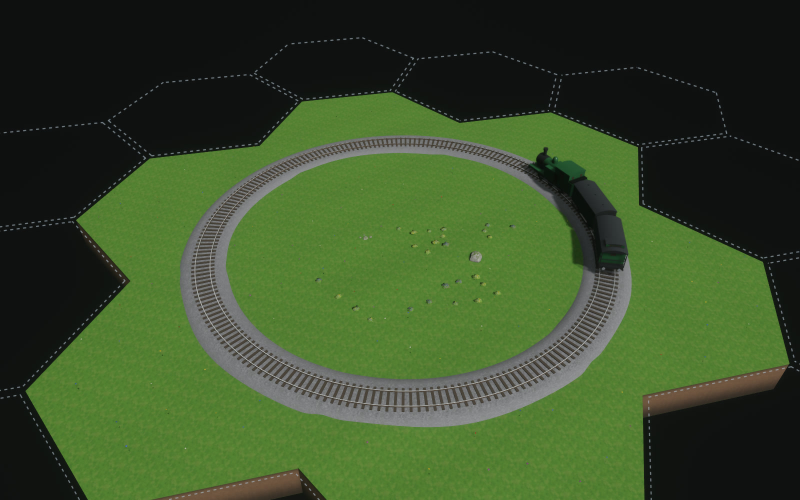
#> input picture docs/checkpoints/rail_bend_120/distance.jpg, 1600 x 1000 px, given in place of ref-2.jpg, which was not available (shown at 1/2 size)
$ python sheet.py
#> lines starting #> are read from the running program, lines starting #| are printed output that depends on the picture; pictures that were not available may be replaced by others from this repository, and a replacement may not be noted
"""rail_bend_120_center owner review sheet (SKILL.md "Owner checkpoints"): the approved bend
reference, the six-view renders (untextured, evidence only), and in engine with tilt-shift off: the
six-bend circle round the start meadow with its train at play distance, the bend close, the whole
train on the curve, eye level beside the track, 6 m close-ups on the sun and shade sides, and the kit scenario's wide bend meeting a rail
straight. Labelled, 3 columns.
Usage: python3 docs/checkpoints/rail_bend_120/sheet.py (from the repo root; needs Pillow)."""
import pathlib

from PIL import Image, ImageDraw

ROOT = pathlib.Path(__file__).resolve().parents[3]
DOCS = ROOT / "docs/checkpoints/rail_bend_120"
RENDERS = ROOT / "assets-source/kit/rail_bend_120_center/renders"
REFS = ROOT / "assets-source/refs/rail"
W, H = 640, 400
CELLS = [
    (REFS / "ref-2.jpg", "reference ref-2 (approved A17: the rail bend look)"),
    (RENDERS / "top.jpg", "six views: top (edge 0 right, edge 2 lower left)"),
    (RENDERS / "three_quarter.jpg", "six views: three-quarter"),
    (RENDERS / "front.jpg", "six views: front"),
    (RENDERS / "back.jpg", "six views: back"),
    (RENDERS / "left.jpg", "six views: left"),
    (RENDERS / "right.jpg", "six views: right"),
    (DOCS / "distance.jpg", "in play: six wide bends close a 24 m circle, train on it (~75 m)"),
    (DOCS / "close.jpg", "in play: the bend close, sun side (~11 m)"),
    (DOCS / "train.jpg", "in play: engine, carriage, brake third on the curve (~22 m)"),
    (DOCS / "eye.jpg", "in play: eye level 1.7 m, 6.9 m outside the circle"),
    (DOCS / "sun.jpg", "in play: close-up ~6 m, sun side (outside the circle)"),
    (DOCS / "shade.jpg", "in play: close-up ~6 m, shade side (inner ballast slope)"),
    (DOCS / "kit-seam.jpg", "kit scenario: wide bend meets rail straight (world edge 5)"),
    (DOCS / "kit-overview.jpg", "kit scenario: the bend on (-4, 7) off the bridge line"),
]


def cell(path: pathlib.Path, label: str) -> Image.Image:
    im = Image.open(path).convert("RGB")
#> im is the input picture: PIL image 1600x1000 RGB; mean R, G, B 57.5, 77.9, 41.5
    im.thumbnail((W, H))
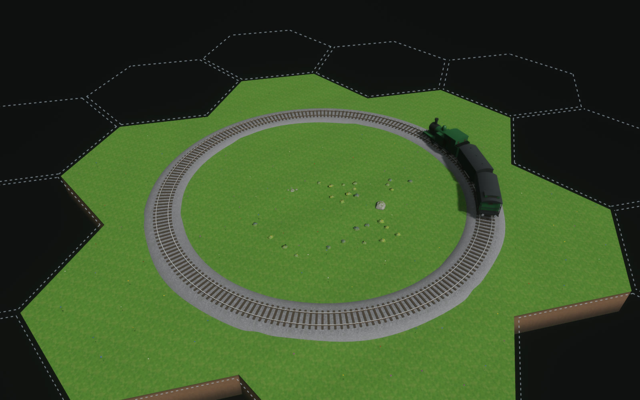
#> im: PIL image 640x400 RGB; mean R, G, B 57.5, 77.9, 41.5
    c = Image.new("RGB", (W, H + 26), (24, 24, 24))
#> c: PIL image 640x426 RGB; every value is 24
    c.paste(im, ((W - im.width) // 2, 26 + (H - im.height) // 2))
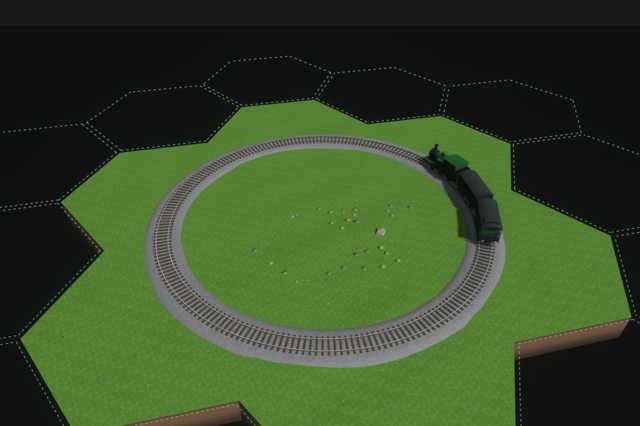
#> c: PIL image 640x426 RGB; mean R, G, B 55.4, 74.6, 40.4
    ImageDraw.Draw(c).text((8, 6), label, fill=(235, 235, 235))
    return c


cells = [cell(p, label) for p, label in CELLS]
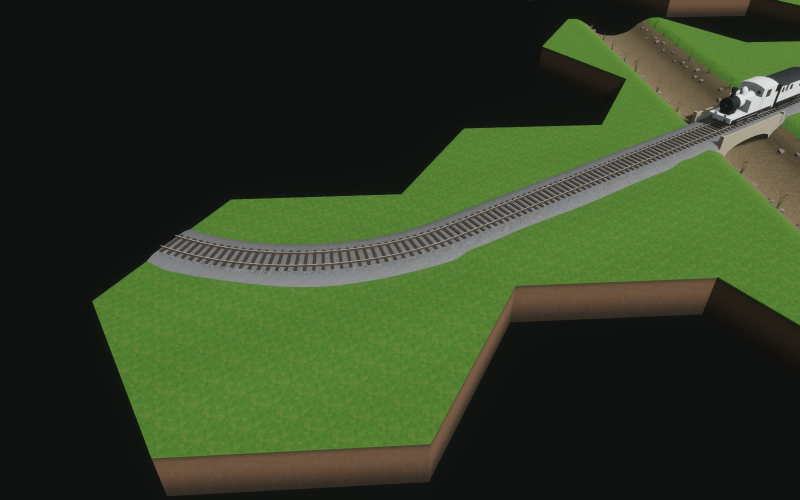
#> input picture docs/checkpoints/rail_bend_120/kit-overview.jpg, 1600 x 1000 px, given in place of top.jpg, which was not available (shown at 1/2 size)
#> in cell, im is the input picture: PIL image 1600x1000 RGB; mean R, G, B 50.1, 62.8, 36.6
#> in cell (call 2), `im.thumbnail((W, H))`:
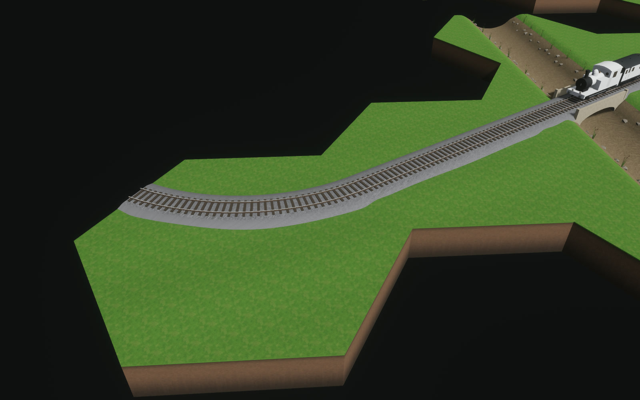
#> im: PIL image 640x400 RGB; mean R, G, B 50.1, 62.8, 36.6
#> in cell (call 2), `c.paste(im, ((W - im.width) // 2, 26 + (H - im.height) // 2))`:
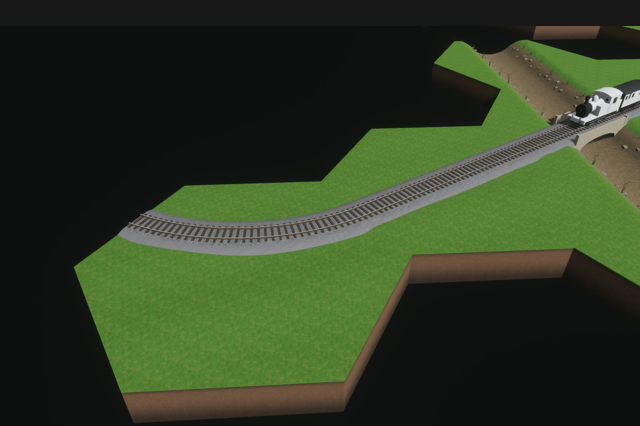
#> c: PIL image 640x426 RGB; mean R, G, B 48.5, 60.5, 35.8
#> (the run stopped early here; a loop or call above may not have finished)
